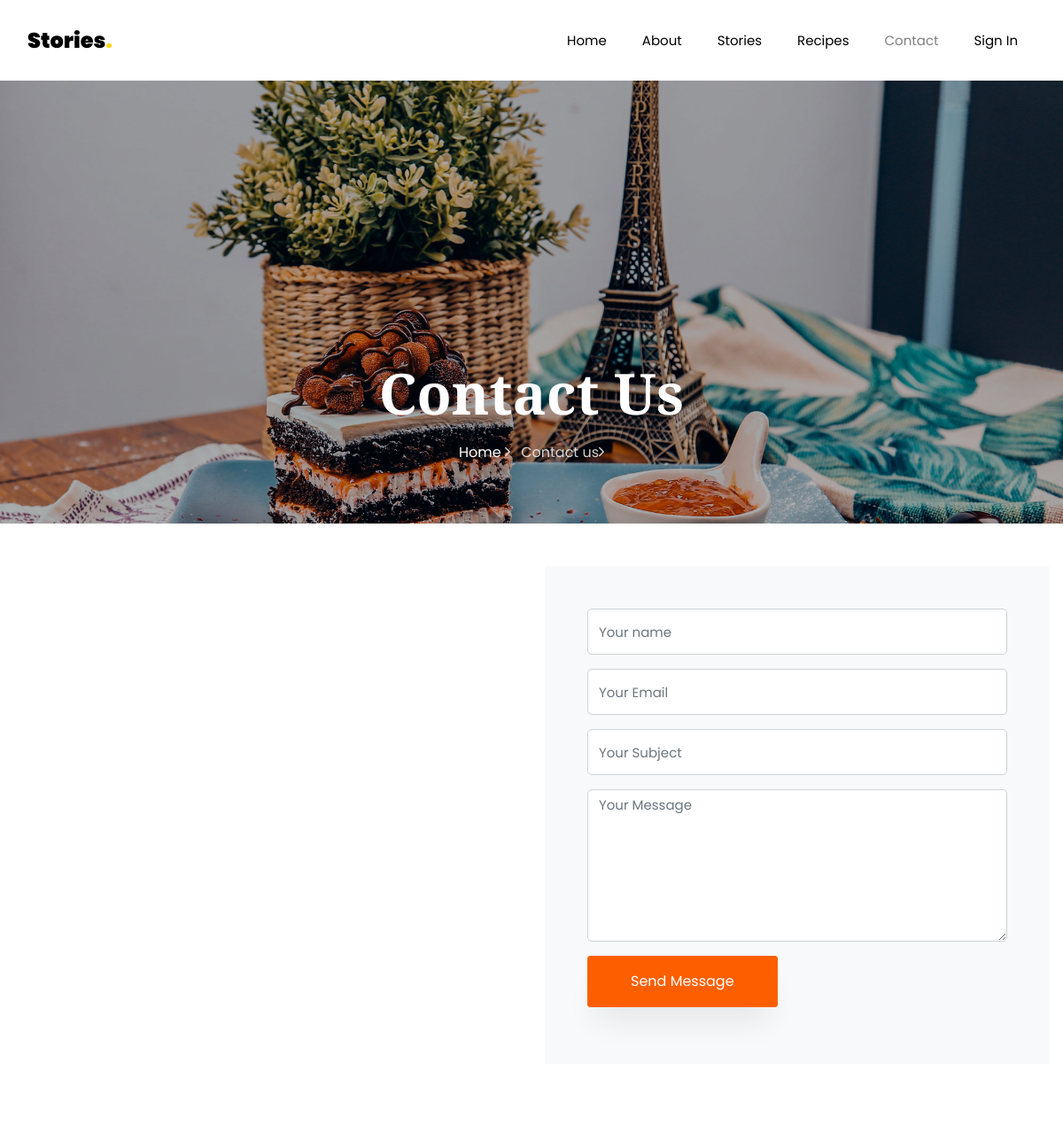
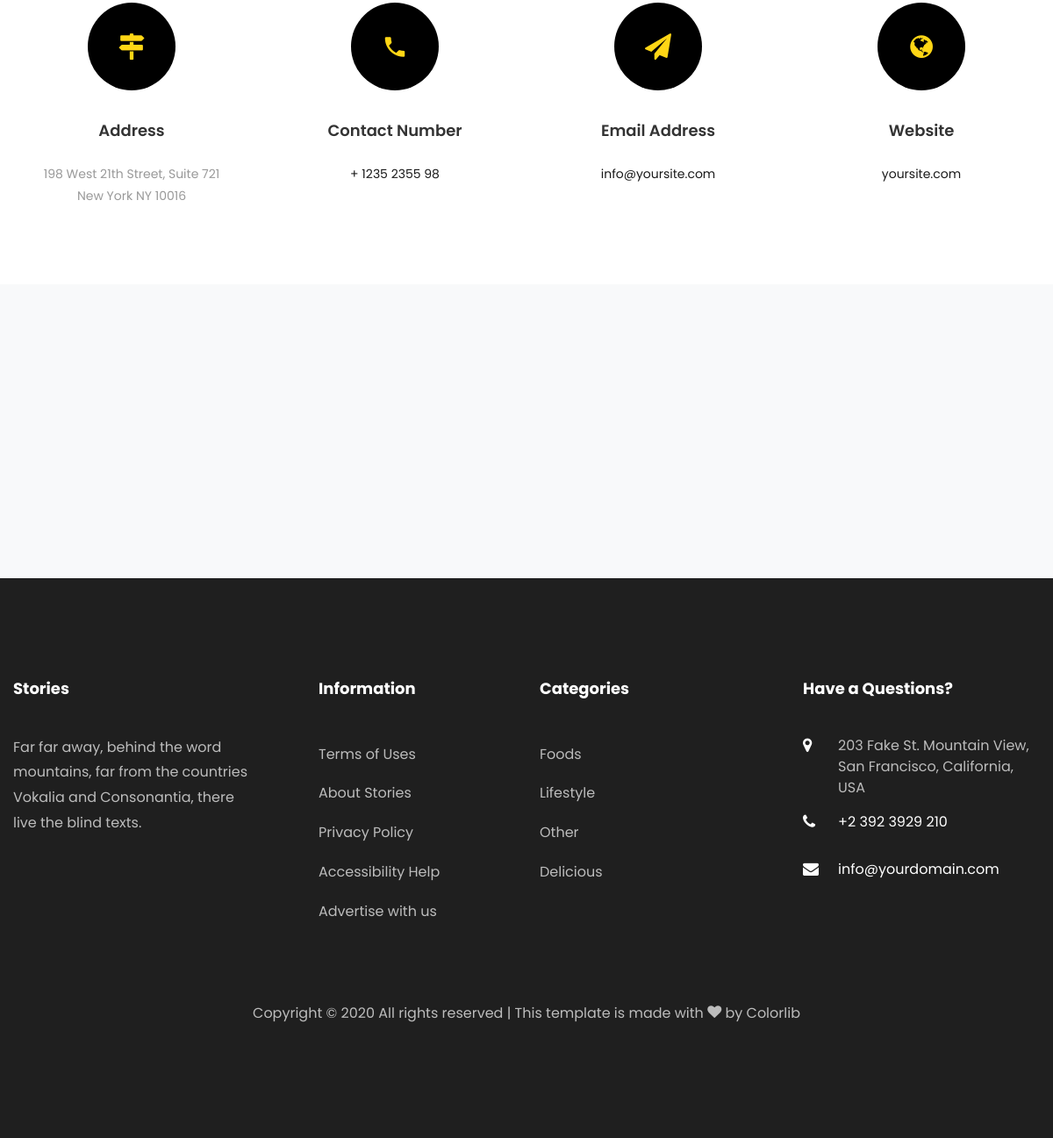
Page /contact/ on the committed database (2 pictures, top to bottom).
### stories/models.py (models this page shows, shortened)
class NavLink(models.Model):
    title = models.CharField(max_length=255,blank=False,null=False)
    url = models.CharField(max_length=255,blank=True)
    active = models.BooleanField(default=True)
    created_at = models.DateTimeField(auto_now_add=True)
    updated_at = models.DateTimeField(auto_now=True)

class Category(models.Model):
    title = models.CharField(max_length=50,blank=False,null=True)
    image = models.ImageField(upload_to='categories',blank=False)
    updated_at = models.DateTimeField(auto_now = True)
    created_at = models.DateTimeField(auto_now_add = True)

### stories/views.py (the view)
# urls.py: path('contact/',ContactView.as_view(),name='contact'),
class ContactView(CreateView):
    model = Contact
    template_name = 'contact.html'
    form_class = ContactForm
    success_url = reverse_lazy('stories:contact')

### stories/forms.py
class ContactForm(forms.ModelForm):
    name = forms.CharField(label='',max_length=30,widget=forms.TextInput(attrs={
        'class' : 'form-control',
        'placeholder': 'Your name',
    }))
    email = forms.EmailField(label='',widget=forms.EmailInput(attrs={
        'class' : 'form-control',
        'placeholder': 'Your Email',
    }))
    subject= forms.CharField(label='',max_length = 60,widget=forms.TextInput(attrs={
        'class' : 'form-control',
        'placeholder': 'Your Subject',
    }))
    message = forms.CharField(label='',widget=forms.Textarea(attrs={
        'class' : 'form-control',
        'placeholder': 'Your Message',
        'cols' : '30',
        'rows' : '7',
    }))
    class Meta:
        model = Contact
        fields = ['name','email','subject','message']

### stories/templatetags/base_filters.py (called while the page is built)
@register.simple_tag
def get_nav_links():
    return NavLink.objects.filter(active=True)

@register.simple_tag
def get_subscribe_page():
    return SubscribePage.objects.all().last()

@register.simple_tag
def get_category_list():
    return Category.objects.all()

### stories/templates/contact.html (shortened to what this page needs)
{% extends 'base/base.html' %}
{% load static %}
{% block content %}
            <section class="hero-wrap hero-wrap-2" style="background-image: url({% static 'photos/bg_4.jpg' %});">
                <div class="overlay"></div>
                <div class="container">
                    <div class="row no-gutters slider-text align-items-end justify-content-center">
                        <div class="col-md-9 ftco-animate pb-5 text-center">
                            <h1 class="mb-3 bread">Contact Us</h1>
                            <p class="breadcrumbs"><span class="mr-2"><a href="index.html">Home <i
                                class="ion-ios-arrow-forward"></i></a></span> <span>Contact us<i
                                class="ion-ios-arrow-forward"></i></span></p>
                        </div>
                    </div>
                </div>
            </section>
            <section class="ftco-section ftco-no-pb contact-section">
                <div class="container">
                    <div class="row block-9">
                        <div class="col-md-6 order-md-last d-flex">
                            <form method='POST' action="" class="bg-light p-5 contact-form">
                                {% for field in form %}
                                <div class='form-group'>
                                {{field}}
                                </div>
                                {% endfor %}
                                <div class="form-group">
                                    <input type="submit" value="Send Message" class="btn btn-primary py-3 px-5">
                                </div>
                            </form>
                        </div>
                        <div class="col-md-6 d-flex">
                            <div id="map" class="bg-white"></div>
                        </div>
                    </div>
                </div>
            </section>
            <section class="ftco-section contact-section">
                <div class="container">
                    <div class="row d-flex contact-info">
                        <div class="col-md-3 d-flex">
                            <div class="align-self-stretch box p-4 text-center">
                                <div class="icon d-flex align-items-center justify-content-center">
                                    <span class="icon-map-signs"></span>
                                </div>
                                <h3 class="mb-4">Address</h3>
                                <p>198 West 21th Street, Suite 721 New York NY 10016</p>
                            </div>
                        </div>
                        <div class="col-md-3 d-flex">
                            <div class="align-self-stretch box p-4 text-center">
                                <div class="icon d-flex align-items-center justify-content-center">
                                    <span class="icon-phone2"></span>
                                </div>
                                <h3 class="mb-4">Contact Number</h3>
                                <p><a href="tel://1234567920">+ 1235 2355 98</a></p>
                            </div>
                        </div>
                        <div class="col-md-3 d-flex">
                            <div class="align-self-stretch box p-4 text-center">
                                <div class="icon d-flex align-items-center justify-content-center">
                                    <span class="icon-paper-plane"></span>
                                </div>
                                <h3 class="mb-4">Email Address</h3>
                                <p><a href="mailto:info@yoursite.com">info@yoursite.com</a></p>
                            </div>
                        </div>
                        <div class="col-md-3 d-flex">
                            <div class="align-self-stretch box p-4 text-center">
                                <div class="icon d-flex align-items-center justify-content-center">
                                    <span class="icon-globe"></span>
                                </div>
                                <h3 class="mb-4">Website</h3>
                                <p><a href="#">yoursite.com</a></p>
                            </div>
                        </div>
                    </div>
                </div>
            </section>
{% endblock content %}

### templates/partials/navbar.html (shortened to what this page needs)
{% load base_filters %}
{%  get_nav_links as get_nav %}
    <nav class="navbar navbar-expand-lg navbar-dark bg-dark ftco-navbar-light" id="ftco-navbar">
        <div class="container">
            <a class="navbar-brand" href="{% url 'stories:index' %}">Stories<span>.</span></a>
            <div class="collapse navbar-collapse" id="ftco-nav">
                <ul class="navbar-nav ml-auto">
                {% for links in get_nav %}
                {% if links.url == 'account/login' %}
                {% if not user.is_authenticated %}
                     <li class="nav-item {% if request.resolver_match.url_name == links.url %} active {% endif %}"><a href="/{{links.url}}" class="nav-link">{{links.title}}</a></li>
                    {% endif %}
                    {% else %}
                     {% if not links.url == 'account/register' %}
                    <li class="nav-item {% if request.resolver_match.url_name == links.url %} active {% endif %}"><a href="/{{links.url}}" class="nav-link">{{links.title}}</a></li>
                    {% endif %}
                    {% endif %}
                    {% endfor %}
                </ul>
            </div>
        </div>
    </nav>

### templates/partials/footer.html (shortened to what this page needs)
{% load static %}
{% load base_filters %}
{% get_category_list as category_list%}
 <footer class="ftco-footer ftco-footer-2 ftco-section">
        <div class="container">
            <div class="row mb-5">
                <div class="col-md">
                    <div class="ftco-footer-widget mb-4">
                        <h2 class="ftco-heading-2">Stories</h2>
                        <p>Far far away, behind the word mountains, far from the countries Vokalia and Consonantia, there live the blind texts.</p>
                        <ul class="ftco-footer-social list-unstyled float-md-left float-lft mt-5">
                        </ul>
                    </div>
                </div>
                <div class="col-md">
                    <div class="ftco-footer-widget mb-4 ml-md-5">
                        <h2 class="ftco-heading-2">Information</h2>
                        <ul class="list-unstyled">
                            <li><a href="#" class="py-2 d-block">Terms of Uses</a></li>
                            <li><a href="#" class="py-2 d-block">About Stories</a></li>
                            <li><a href="#" class="py-2 d-block">Privacy Policy</a></li>
                            <li><a href="#" class="py-2 d-block">Accessibility Help</a></li>
                            <li><a href="#" class="py-2 d-block">Advertise with us</a></li>
                        </ul>
                    </div>
                </div>
                <div class="col-md">
                    <div class="ftco-footer-widget mb-4">
                        <h2 class="ftco-heading-2">Categories</h2>
                        <ul class="list-unstyled">
                        {% for category in category_list %}
                            <li><a href="#" class="py-2 d-block">{{category.title}}</a></li>
                        {% endfor %}
                        </ul>
                    </div>
                </div>
                <div class="col-md">
                    <div class="ftco-footer-widget mb-4">
                        <h2 class="ftco-heading-2">Have a Questions?</h2>
                        <div class="block-23 mb-3">
                            <ul>
                                <li><span class="icon icon-map-marker"></span><span class="text">203 Fake St. Mountain View, San Francisco, California, USA</span>
                                </li>
                                <li><a href="#"><span class="icon icon-phone"></span><span
                                    class="text">+2 392 3929 210</span></a></li>
                                <li><a href="#"><span class="icon icon-envelope"></span><span class="text">info@yourdomain.com</span></a>
                                </li>
                            </ul>
                        </div>
                    </div>
                </div>
            </div>
            <div class="row">
                <div class="col-md-12 text-center">
                    <p>
                        Copyright &copy;
                        All rights reserved | This template is made with <i class="icon-heart color-danger" aria-hidden="true"></i> by <a href="https://colorlib.com" target="_blank">Colorlib</a>
                    </p>
                </div>
            </div>
        </div>
    </footer>

### static/css/icomoon.css (style rules this page uses)
[class^="icon-"], [class*=" icon-"] { font-family: 'icomoon' !important; speak: none; font-style: normal; font-weight: normal; font-variant: normal; text-transform: none; line-height: 1; -webkit-font-smoothing: antialiased; -moz-osx-font-smoothing: grayscale; }
.icon-heart:before { content: "\f004"; }
.icon-map-marker:before { content: "\f041"; }
.icon-phone:before { content: "\f095"; }
.icon-globe:before { content: "\f0ac"; }
.icon-envelope:before { content: "\f0e0"; }
.icon-paper-plane:before { content: "\f1d8"; }
.icon-map-signs:before { content: "\f277"; }
.icon-phone2:before { content: "\e0cd"; }

### rows in the picture
NavLink: title "Home"
NavLink: title "About"
NavLink: title "Stories"
NavLink: title "Recipes"
NavLink: title "Contact"
NavLink: title "Sign In"
Category: title "Foods"
Category: title "Lifestyle"
Category: title "Other"
Category: title "Delicious"
